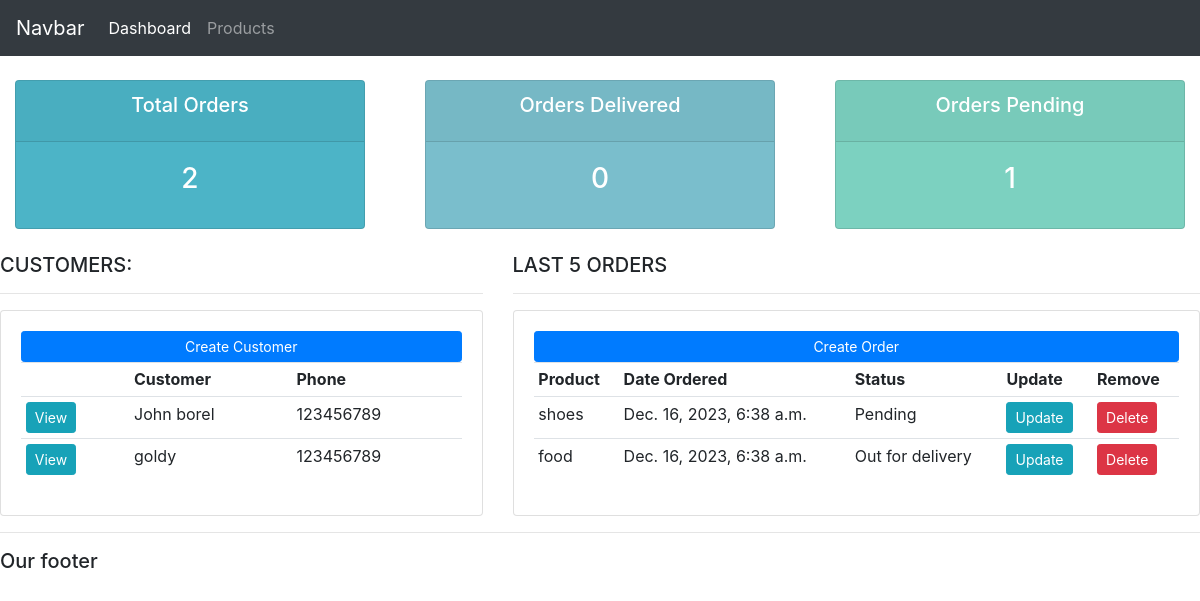
The app's page /, older data.
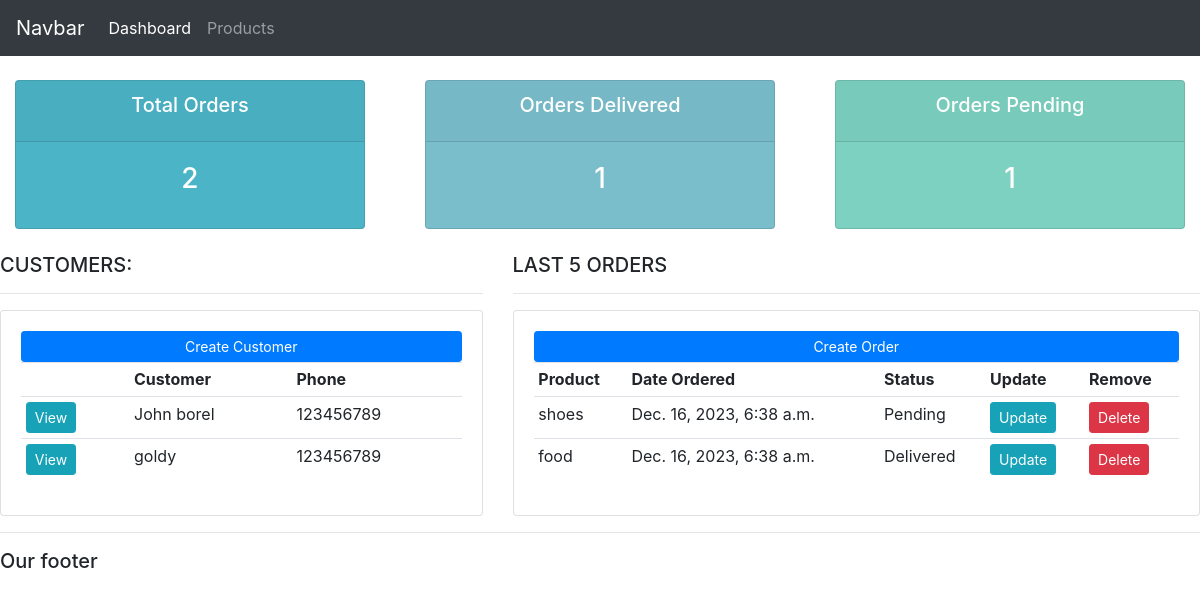
The same page, newer data.
### accounts/models.py (models this page shows, shortened)
class Customer(models.Model):
    name = models.CharField(max_length=200, null=True)
    phone = models.CharField(max_length=200, null=True)
    email = models.CharField(max_length=200, null=True)
    date_created = models.DateTimeField(auto_now_add=True)

class Order(models.Model):
    STATUS = (
        ('Pending', 'Pending'),
        ('Out for delivery', 'Out for delivery'),
        ('Delivered', 'Delivered')
    )
    customer = models.ForeignKey(Customer, null=True, on_delete=models.SET_NULL)
    product = models.ForeignKey(Product, null=True, on_delete=models.SET_NULL)
    date_created = models.DateTimeField(auto_now_add=True, null=True)
    status = models.CharField(max_length=200, null=True, choices=STATUS)

class Product(models.Model):
    CATEGORY = (
        ('Indoor', 'Indoor'),
        ('Out Door', 'Out Door'),
    )
    name = models.CharField(max_length=200, null=True)
    price = models.FloatField(null=True)
    category = models.CharField(max_length=200, null=True, choices=CATEGORY)
    description = models.CharField(max_length=200, null=True, blank=True)
    date_created = models.DateTimeField(auto_now_add=True, null=True)
    tags = models.ManyToManyField(Tag)
    def __str__(self):
        return self.name

### accounts/views.py (the view)
# urls.py: path('', views.home, name="home"),
def home(request):
    orders = Order.objects.all()
    customers = Customer.objects.all()
    total_customers = customers.count()
    total_orders = orders.count()
    delivered = orders.filter(status='Delivered').count
    pending = orders.filter(status='Pending').count
    context = {'orders':orders, 'customers':customers, 'total_orders':total_orders, 'delivered':delivered, 'pending':pending}
    return render(request, 'accounts/dashboard.html', context)

### accounts/templates/accounts/dashboard.html
{% extends 'accounts/main.html' %}
{% block content %}
{% include 'accounts/status.html' %}
<br>
<div class="row">
    <div class="col-md-5">
        <h5>CUSTOMERS:</h5>
        <hr>
        <div class="card card-body">
            <a class="btn btn-primary btn-sm btn-block" href="">Create Customer</a>
            <table class="table table-sm">
                <tr>
                    <th></th>
                    <th>Customer</th>
                    <th>Phone</th>
                </tr>
                {% for customer in customers %}
                    <tr>
                        <td><a class="btn btn-sm btn-info" href="{% url 'customer' customer.id %}">View</a></td>
                        <td>{{customer.name}}</td>
                        <td>{{customer.phone}}</td>
                    </tr>
                {% endfor %}
            </table>
        </div>
    </div>
    <div class="col-md-7">
        <h5>LAST 5 ORDERS</h5>
        <hr>
        <div class="card card-body">
            <a class="btn btn-primary btn-sm btn-block" href="{% url 'create_order' %}">Create Order</a>
            <table class="table table-sm">
                <tr>
                    <th>Product</th>
                    <th>Date Ordered</th>
                    <th>Status</th>
                    <th>Update</th>
                    <th>Remove</th>
                </tr>
                {% for order in orders %}
                    <tr>
                        <td>{{order.product}}</td>
                        <td>{{order.date_created}}</td>
                        <td>{{order.status}}</td>
                        <td><a class="btn btn-sm btn-info" href="{% url 'update_order' order.id %}">Update</a></td>
                        <td><a class="btn btn-sm btn-danger" href="{% url 'delete_order' order.id %}">Delete</a></td>
                    </tr>
                {% endfor %}
            </table>
        </div>
    </div>
</div>
{% endblock %}

### accounts/templates/accounts/main.html (shortened to what this page needs)
{% load static %}
<!DOCTYPE html>
<html lang="en">
<head>
    <link rel="stylesheet" href="{% static '/css/main.css' %}">
    <link rel="stylesheet" href="{% static '/css/bootstrap.min.css' %}">
</head>
<body>
    {% include 'accounts/navbar.html' %}
    {% block content %}
    {% endblock %}
    <hr>
    <h5>Our footer</h5>
</body>
</html>

### accounts/templates/accounts/navbar.html (shortened to what this page needs)
{% load static %}
<nav class="navbar navbar-expand-lg navbar-dark bg-dark">
    <a class="navbar-brand" href="#">Navbar</a>
    <div class="collapse navbar-collapse" id="navbarNav">
      <ul class="navbar-nav">
        <li class="nav-item active">
          <a class="nav-link" href="{% url 'home' %}">Dashboard</a>
        </li>
        <li class="nav-item">
          <a class="nav-link" href="{% url 'products' %}">Products</a>
        </li>
      </ul>
    </div>
  </nav>

### accounts/templates/accounts/status.html
<br>
<div class="row">
    <div class="col">
        <div class="col-md">
            <div class="card text-center text-white md-3" id="total-orders">
                <div class="card-header">
                    <h5 class="card-title">Total Orders</h5>
                </div>
                <div class="card-body">
                    <h3 class="card-title">{{total_orders}}</h3>
                </div>
            </div>
        </div>
    </div>
    <div class="col">
        <div class="col-md">
            <div class="card text-center text-white md-3" id="orders-delivered">
                <div class="card-header">
                    <h5 class="card-title">Orders Delivered</h5>
                </div>
                <div class="card-body">
                    <h3 class="card-title">{{delivered}}</h3>
                </div>
            </div>
        </div>
    </div>
    <div class="col">
        <div class="col-md">
            <div class="card text-center text-white md-3" id="orders-pending">
                <div class="card-header">
                    <h5 class="card-title">Orders Pending</h5>
                </div>
                <div class="card-body">
                    <h3 class="card-title">{{pending}}</h3>
                </div>
            </div>
        </div>
    </div>
</div>

### static/css/main.css (style rules this page uses)
body { background-color: #ebeff5; }
#total-orders { background-color: #4cb4c7; }
#orders-delivered { background-color: #7abecc; }
#orders-pending { background-color: #7CD1C0; }

Row changes from the older to the newer data that the page shows:
changed Order "food": status "Out for delivery" → "Delivered"
Text that changed along with them:
{{ delivered }}: "0" → "1"
